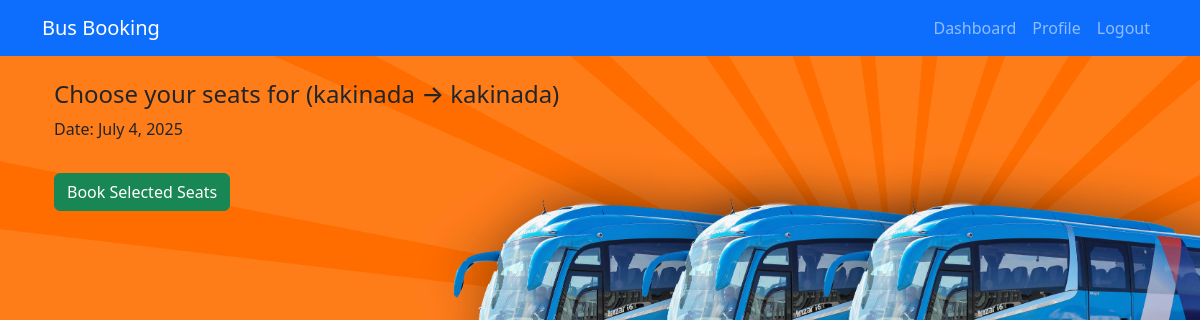
Page /book-seats/5/ (signed in) on the committed database.
### core/models.py (models this page shows, shortened)
class Route(models.Model):
    bus = models.ForeignKey(Bus, on_delete=models.CASCADE)
    from_city = models.ForeignKey(City, related_name='route_from', on_delete=models.CASCADE)
    to_city = models.ForeignKey(City, related_name='route_to', on_delete=models.CASCADE)
    date = models.DateField()
    time = models.TimeField()
    price = models.DecimalField(max_digits=10, decimal_places=2)

class City(models.Model):
    name = models.CharField(max_length=100)
    def __str__(self):
        return self.name

### core/views.py (the view, shortened to what this page needs)
# urls.py: path('book-seats/<int:route_id>/', views.book_seats, name='book_seat'),
@login_required
def book_seats(request, route_id):
    route = get_object_or_404(Route, id=route_id)
    booked_seats = Seat.objects.filter(booking__route=route, booking__is_cancelled=False).distinct()
    available_seats = Seat.objects.filter(route=route).exclude(id__in=booked_seats)
    return render(request, 'book_seat.html', {
        'route': route,
        'available_seats': available_seats
    })

### core/templates/book_seat.html (shortened to what this page needs)
{% extends 'base.html' %}
{% block content %}
<div class="container mt-4 animate__animated animate__fadeIn">
  <h4>Choose your seats for {{ route.bus.name }} ({{ route.from_city }} → {{ route.to_city }})</h4>
  <p>Date: {{ route.date }}</p>
  <form method="post">
    <button type="submit" class="btn btn-success mt-3">Book Selected Seats</button>
  </form>
</div>
{% endblock %}

### rows in the picture
Route: from_city "kakinada", to_city "kakinada", date "July 4, 2025"
